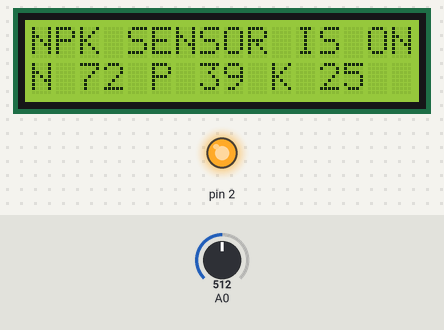
The sketch below on a simulated Arduino Uno, built with avr-gcc and run on an emulated ATmega328P. On the bench: 16×2 character LCD, output pins drawn as LEDs (lit = HIGH). The inputs (shaded band) are chosen by the test bench; at power-on: A0 = 512. What the sketch prints to the serial monitor is not drawn.

Above: at 5.2 s.
5.3 s: A0 set to 939
6.8 s: A0 set to 968
At 7.3 s:
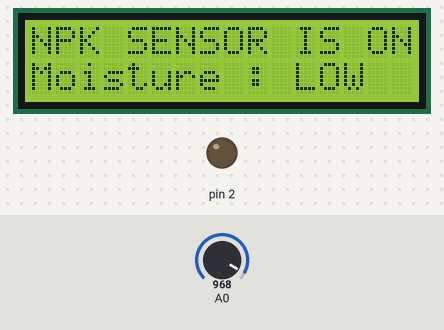
8.3 s: A0 set to 290
At 9.1 s:
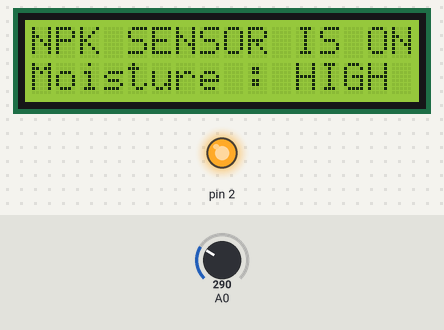
9.8 s: A0 set to 310
At 10.9 s:
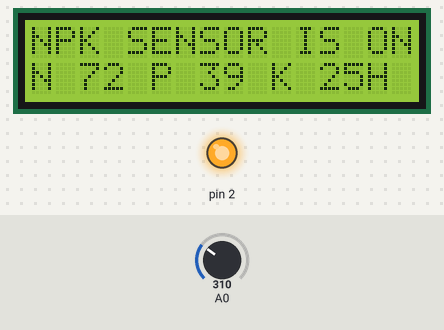
11.3 s: A0 set to 122
At 12.1 s:
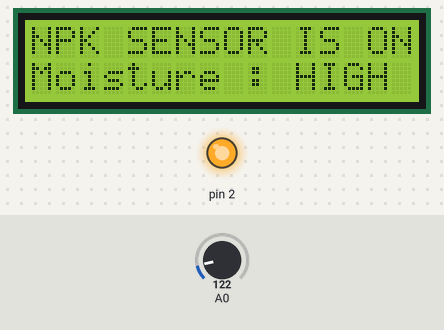
12.8 s: A0 set to 306
At 13.8 s:
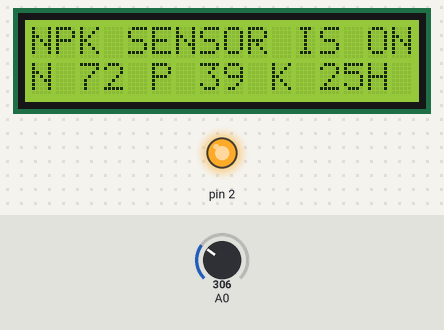
Timing chart, 0 to 15.3 s (numbered marks = the images above; inputs shaded):
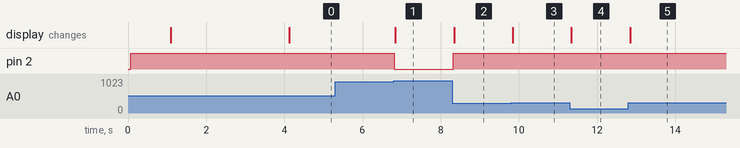

The sketch:

Soil.ino
```cpp
// # Soil Monitoring
#include <LiquidCrystal_I2C.h>
LiquidCrystal_I2C lcd(0x27, 16, 2);

void setup() {
  Serial.begin(9600);
  lcd.init();
  lcd.backlight();
  lcd.clear();
  pinMode(2, OUTPUT);
  digitalWrite(2, HIGH);
  delay(1000);
  lcd.setCursor(0, 0);
  lcd.print("CROP IRRIGATION");
  lcd.setCursor(0, 1);
  lcd.print("SYSTEM IS ON ");
    lcd.print("");
    delay(3000);
  lcd.clear();
}

void loop() {
  int value = analogRead(A0);
  Serial.println(value);
  if (value > 950) {
    digitalWrite(2, LOW);
    lcd.setCursor(0, 0);
    lcd.print("NPK SENSOR IS ON");
  } else {
    digitalWrite(2, HIGH);
    lcd.setCursor(0, 0);
    lcd.print("NPK SENSOR IS ON");
  }

  if (value < 300) {
    lcd.setCursor(0, 1);
    lcd.print("Moisture : HIGH");
  } else if (value > 300 && value < 950) {
    lcd.setCursor(0, 1);
    lcd.print("N 72");
    lcd.print(" P 39");
    lcd.print(" K 25");
  } else if (value > 950) {
    lcd.setCursor(0, 1);
    lcd.print("Moisture : LOW ");
  }
}
```

Measured:
- the behaviour switches between 950 and 951 on A0 (found by bisection; images 0 and 1)
- the behaviour switches between 300 and 301 on A0 (found by bisection; images 2 and 3)
- after the input at 5.3 s, every drawn part: stays the same
- after the input at 6.8 s, pin 2: HIGH → LOW at once; the display: changes at once (image 1)
- after the input at 8.3 s, pin 2: LOW → HIGH at once; the display: changes after 0.05 s (image 2)
- after the input at 9.8 s, the display: changes at once (image 3)
- after the input at 11.3 s, the display: changes at once (image 4)
- after the input at 12.8 s, the display: changes after 0.06 s (image 5)
